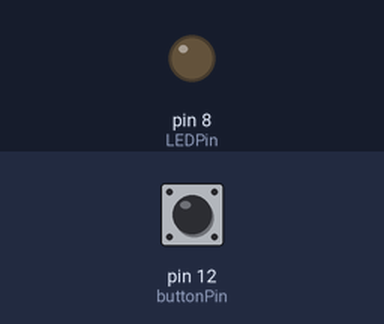
The sketch below on a simulated Arduino Uno, built with avr-gcc and run on an emulated ATmega328P. Parts: output pins drawn as LEDs (lit = HIGH). Inputs (shaded band) come from the test bench; at power-on: pin 12 (buttonPin) LOW.

Above: at 1.2 s.
1.3 s: pin 12 (buttonPin) pulled HIGH for 0.15 s
At 2.1 s:
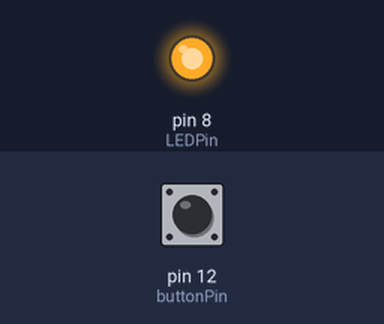
2.9 s: pin 12 (buttonPin) pulled HIGH for 1 s
At 3.4 s:
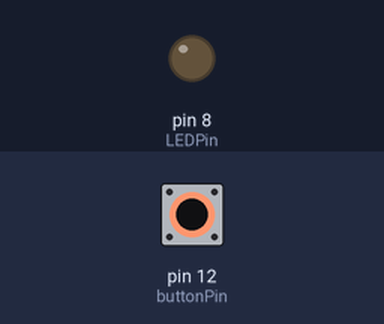
5.4 s: pin 12 (buttonPin) pulled HIGH for 3.2 s
At 6.5 s:
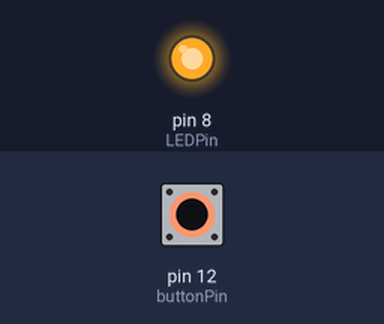
Timing chart, 0 to 8.4 s (numbered marks = the images above; inputs shaded):
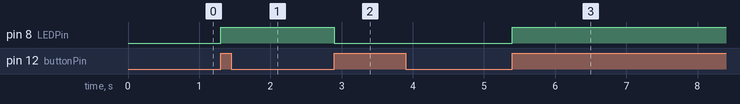

The sketch:

PushButton_As_Toggle_Switch_-_Copy.ino
```cpp
 // from Paul McWhorter
// https://www.youtube.com/watch?v=aMato4olzi8&list=PLGs0VKk2DiYw-L-RibttcvK-WBZm8WLEP&index=28&t=16s

int LEDState=0;
int LEDPin=8;
int buttonPin=12;
int buttonNew;
int buttonOld=1;
int dt=100;  // delay time is 100ms

void setup() {
Serial.begin (9600);
pinMode (LEDPin, OUTPUT);
pinMode (buttonPin, INPUT);
}

void loop() {
buttonNew=digitalRead (buttonPin);
if (buttonOld==0 && buttonNew==1){
  if (LEDState==0){
    digitalWrite (LEDPin, HIGH);
    LEDState=1;
  }
  else {
    digitalWrite (LEDPin, LOW);
    LEDState=0;
  }
}
buttonOld=buttonNew;
}
```

Measured:
- after the input at 1.3 s, pin 8 (LEDPin): LOW → HIGH at once
- after the input at 2.9 s, pin 8 (LEDPin): HIGH → LOW at once
- after the input at 5.4 s, pin 8 (LEDPin): LOW → HIGH at once
